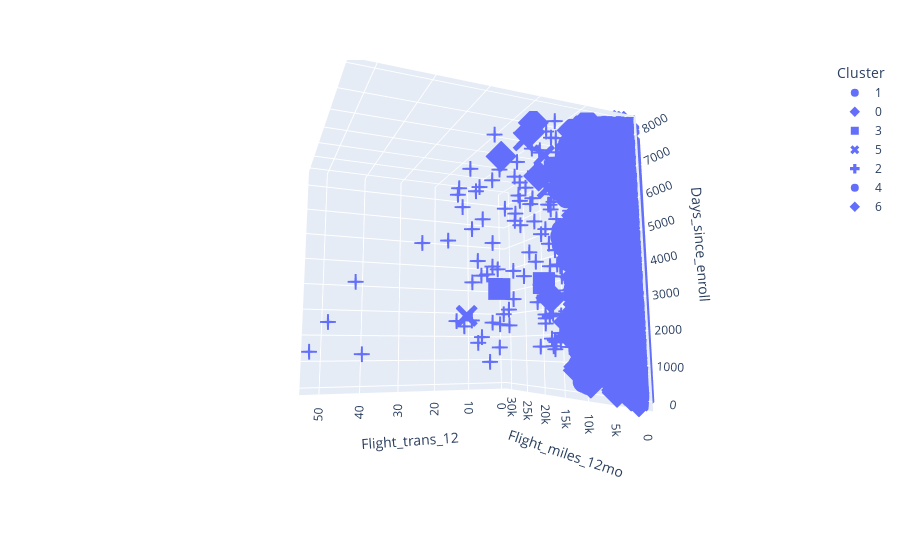

Write notebook code for a chart like this one.
### Code cell
import plotly.express as pe
pe.scatter_3d(data_frame = df, x = 'Flight_miles_12mo', y = 'Flight_trans_12', z = 'Days_since_enroll', symbol = 'Cluster')

### Figure 1 — Plotly figure (JSON) as saved in the notebook; plotly's stock layout.template omitted (floating-point values rounded to 4 significant figures; data arrays with more than 128 entries replaced by an {"elided": "..."} marker saying what was removed)
{"data": [{"hovertemplate": "Cluster=1<br>Flight_miles_12mo=%{x}<br>Flight_trans_12=%{y}<br>Days_since_enroll=%{z}<extra></extra>", "legendgroup": "1", "marker": {"color": "#636efa", "symbol": "circle"}, "mode": "markers", "name": "1", "scene": "scene", "showlegend": true, "type": "scatter3d", "x": {"elided": "1239 int values"}, "y": {"elided": "1239 int values"}, "z": {"elided": "1239 int values"}}, {"hovertemplate": "Cluster=0<br>Flight_miles_12mo=%{x}<br>Flight_trans_12=%{y}<br>Days_since_enroll=%{z}<extra></extra>", "legendgroup": "0", "marker": {"color": "#636efa", "symbol": "diamond"}, "mode": "markers", "name": "0", "scene": "scene", "showlegend": true, "type": "scatter3d", "x": {"elided": "1232 int values"}, "y": {"elided": "1232 int values"}, "z": {"elided": "1232 int values"}}, {"hovertemplate": "Cluster=3<br>Flight_miles_12mo=%{x}<br>Flight_trans_12=%{y}<br>Days_since_enroll=%{z}<extra></extra>", "legendgroup": "3", "marker": {"color": "#636efa", "symbol": "square"}, "mode": "markers", "name": "3", "scene": "scene", "showlegend": true, "type": "scatter3d", "x": [3850, 0, 0, 0, 0, 213, 0, 2000, 0, 0, 0, 2450, 550, 0, 0, 250, 0, 100, 0, 1540, 0, 0, 0, 0, 0, 0, 0, 0, 1800, 4650, 0, 0, 0, 0, 150, 250, 0, 750, 0, 5000, 500, 1000, 0], "y": [12, 0, 0, 0, 0, 1, 0, 4, 0, 0, 0, 7, 3, 0, 0, 1, 0, 1, 0, 12, 0, 0, 0, 0, 0, 0, 0, 0, 6, 24, 0, 0, 0, 0, 1, 2, 0, 3, 0, 14, 2, 2, 0], "z": [6948, 7486, 7416, 6994, 8296, 6539, 6151, 5916, 5547, 5427, 5310, 5323, 5003, 4951, 4341, 3965, 4646, 4433, 4607, 4193, 3853, 3726, 3356, 2840, 2440, 2256, 1807, 3312, 3294, 3206, 2544, 2491, 1989, 1956, 1747, 531, 676, 3456, 3439, 3463, 1676, 1656, 1458]}, {"hovertemplate": "Cluster=5<br>Flight_miles_12mo=%{x}<br>Flight_trans_12=%{y}<br>Days_since_enroll=%{z}<extra></extra>", "legendgroup": "5", "marker": {"color": "#636efa", "symbol": "x"}, "mode": "markers", "name": "5", "scene": "scene", "showlegend": true, "type": "scatter3d", "x": {"elided": "130 int values"}, "y": {"elided": "130 int values"}, "z": {"elided": "130 int values"}}, {"hovertemplate": "Cluster=2<br>Flight_miles_12mo=%{x}<br>Flight_trans_12=%{y}<br>Days_since_enroll=%{z}<extra></extra>", "legendgroup": "2", "marker": {"color": "#636efa", "symbol": "cross"}, "mode": "markers", "name": "2", "scene": "scene", "showlegend": true, "type": "scatter3d", "x": {"elided": "130 int values"}, "y": {"elided": "130 int values"}, "z": {"elided": "130 int values"}}, {"hovertemplate": "Cluster=4<br>Flight_miles_12mo=%{x}<br>Flight_trans_12=%{y}<br>Days_since_enroll=%{z}<extra></extra>", "legendgroup": "4", "marker": {"color": "#636efa", "symbol": "circle"}, "mode": "markers", "name": "4", "scene": "scene", "showlegend": true, "type": "scatter3d", "x": [2300, 0, 0, 600, 0, 0, 0, 2150, 400, 1000, 500, 650, 0, 0, 0, 0, 0, 0], "y": [9, 0, 0, 2, 0, 0, 0, 7, 2, 2, 1, 1, 0, 0, 0, 0, 0, 0], "z": [6738, 7101, 6980, 5966, 5825, 5769, 5531, 5030, 4103, 3964, 3880, 3683, 3764, 3567, 1956, 3354, 2533, 1054]}, {"hovertemplate": "Cluster=6<br>Flight_miles_12mo=%{x}<br>Flight_trans_12=%{y}<br>Days_since_enroll=%{z}<extra></extra>", "legendgroup": "6", "marker": {"color": "#636efa", "symbol": "diamond"}, "mode": "markers", "name": "6", "scene": "scene", "showlegend": true, "type": "scatter3d", "x": {"elided": "1207 int values"}, "y": {"elided": "1207 int values"}, "z": {"elided": "1207 int values"}}], "layout": {"autosize": true, "legend": {"title": {"text": "Cluster"}, "tracegroupgap": 0}, "margin": {"t": 60}, "scene": {"aspectmode": "auto", "aspectratio": {"x": 1, "y": 1, "z": 1}, "camera": {"center": {"x": 0, "y": 0, "z": 0}, "eye": {"x": -1.816, "y": 0.7104, "z": -0.3004}, "projection": {"type": "perspective"}, "up": {"x": 0, "y": 0, "z": 1}}, "domain": {"x": [0, 1], "y": [0, 1]}, "xaxis": {"title": {"text": "Flight_miles_12mo"}, "type": "linear"}, "yaxis": {"title": {"text": "Flight_trans_12"}, "type": "linear"}, "zaxis": {"title": {"text": "Days_since_enroll"}, "type": "linear"}}}}
